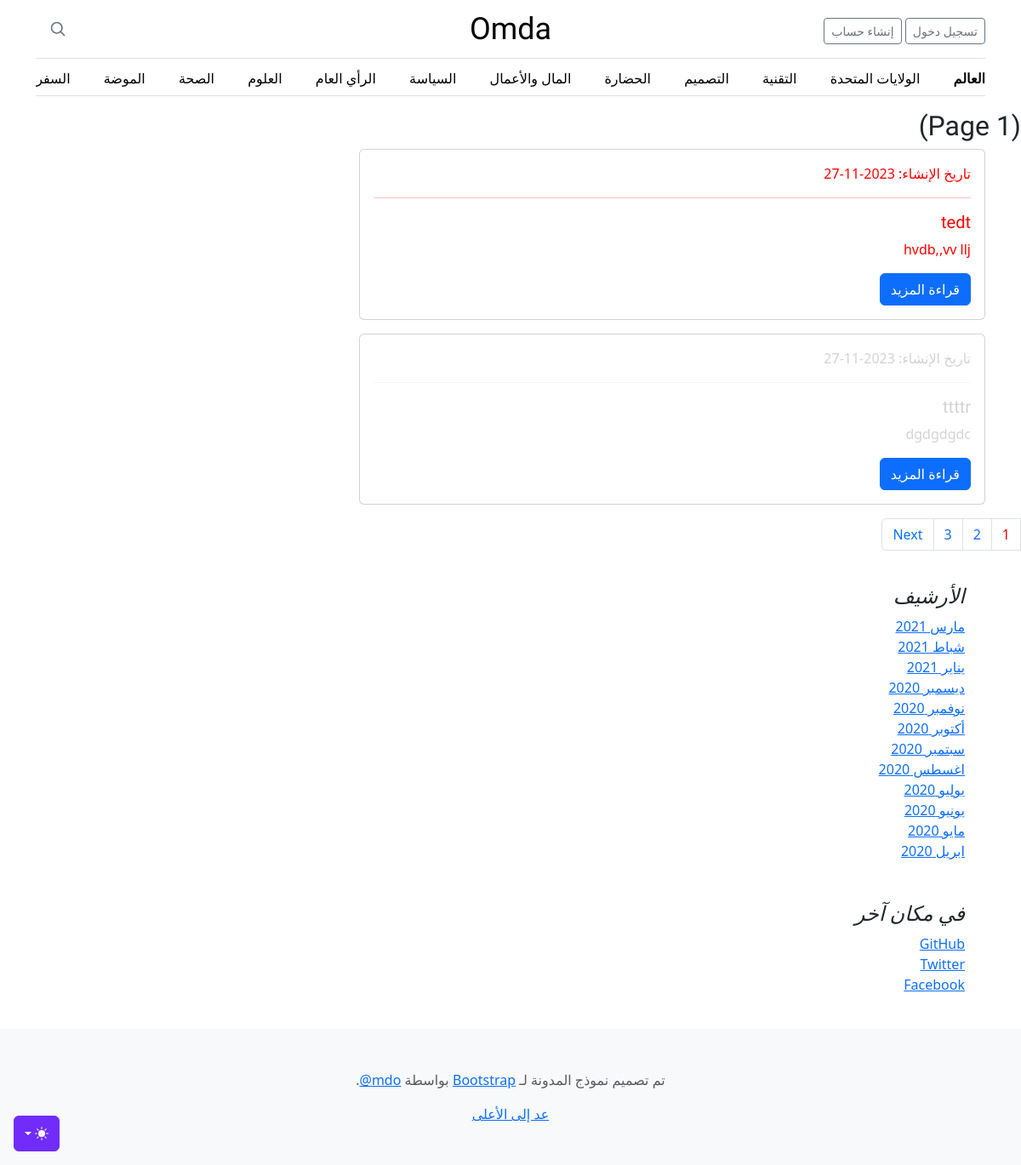
The page / on the database its author committed.
### app/models.py (models this page shows)
class Post(db.Model):
    id = db.Column(db.Integer, primary_key=True)
    title = db.Column(db.String)
    content = db.Column(db.String)
    created_at = db.Column(db.DateTime, default=datetime.utcnow)
    is_read = db.Column(db.Boolean, default=False)
    user_id = db.Column(db.Integer, db.ForeignKey("user.id"))

### app/viwes/viwes.py (the view)
@viwe.route("/")
def index():
    page = request.args.get("page", 1, type=int)
    pagination = Post.query.order_by(Post.created_at).paginate(page, per_page=2)
    return render_template("index.html", pagination=pagination)

### app/templates/index.html (shortened to what this page needs)
{% extends "layout.html" %}
{% block content %}
 <h2>(Page {{ pagination.page }})</h2>
{% for post in pagination.items%}
<div class="container">
  <div class="row">
    <div class="col-md-8">
      <div class="card mb-3">
        <div class="card-body" style="color: {% if post.is_read %}lightgray{% else %}red{% endif %}">
<p class="card-text">تاريخ الإنشاء: {{ post.created_at.strftime("%Y-%m-%d") }}</p>
              <hr>
          <h5 class="card-title">{{ post.title }}</h5>
          <p class="card-text">{{ post.content[:100]|safe }}</p>
              <a href="/articles/{{post.id}}" class="btn btn-primary">قراءة المزيد</a>
        </div>
      </div>
    </div>
  </div>
</div>
{% endfor %}
 <nav aria-label="...">
  <ul class="pagination">
    {% for number in pagination.iter_pages() %}
               {% if pagination.page != number %}
    <li class="page-item"><a class="page-link" href="{{ url_for('viwe.index', page=number) }}">
                    {{ number }}
</a></li>
     {% else %}
            <span class='page-link' style="color:red;">{{ number }}</span>
        {% endif %}
    {% endfor %}
    {% if pagination.has_next %}
    <li class="page-item">
      <a class="page-link" href="{{ url_for('viwe.index', page=pagination.next_num) }}">Next</a>
    </li>
    {% endif %}
  </ul>
</nav>
      <main class="container">
        <div class="p-4">
          <h4 class="fst-italic">الأرشيف</h4>
          <ol class="list-unstyled mb-0">
            <li><a href="#">مارس 2021</a></li>
            <li><a href="#">شباط 2021</a></li>
            <li><a href="#">يناير 2021</a></li>
            <li><a href="#">ديسمبر 2020</a></li>
            <li><a href="#">نوفمبر 2020</a></li>
            <li><a href="#">أكتوبر 2020</a></li>
            <li><a href="#">سبتمبر 2020</a></li>
            <li><a href="#">اغسطس 2020</a></li>
            <li><a href="#">يوليو 2020</a></li>
            <li><a href="#">يونيو 2020</a></li>
            <li><a href="#">مايو 2020</a></li>
            <li><a href="#">ابريل 2020</a></li>
          </ol>
        </div>
        <div class="p-4">
          <h4 class="fst-italic">في مكان آخر</h4>
          <ol class="list-unstyled">
            <li><a href="#">GitHub</a></li>
            <li><a href="#">Twitter</a></li>
            <li><a href="#">Facebook</a></li>
          </ol>
        </div>
    </main>
<footer class="py-5 text-center text-body-secondary bg-body-tertiary">
  <p>تم تصميم نموذج المدونة لـ <a href="https://getbootstrap.com/">Bootstrap</a> بواسطة <a href="https://twitter.com/mdo"><bdi lang="en" dir="ltr">@mdo</bdi></a>.</p>
  <p class="mb-0">
    <a href="#">عد إلى الأعلى</a>
  </p>
</footer>
{% endblock %}

### app/static/css/blog.rtl.css (style rules this page uses)
h1, h2, h3, h4, h5, h6 { font-family: Amiri, Georgia, "Times New Roman", serif; }

### rows shown on the page
Post: created_at "2023-11-27", title "tedt", content "hvdb,,vv llj"
Post: created_at "2023-11-27", title "ttttr", content "dgdgdgdc"

### other values the page prints
{{ pagination.page }} "1"
{{ number }} "1"
{{ number }} "2" "3"
